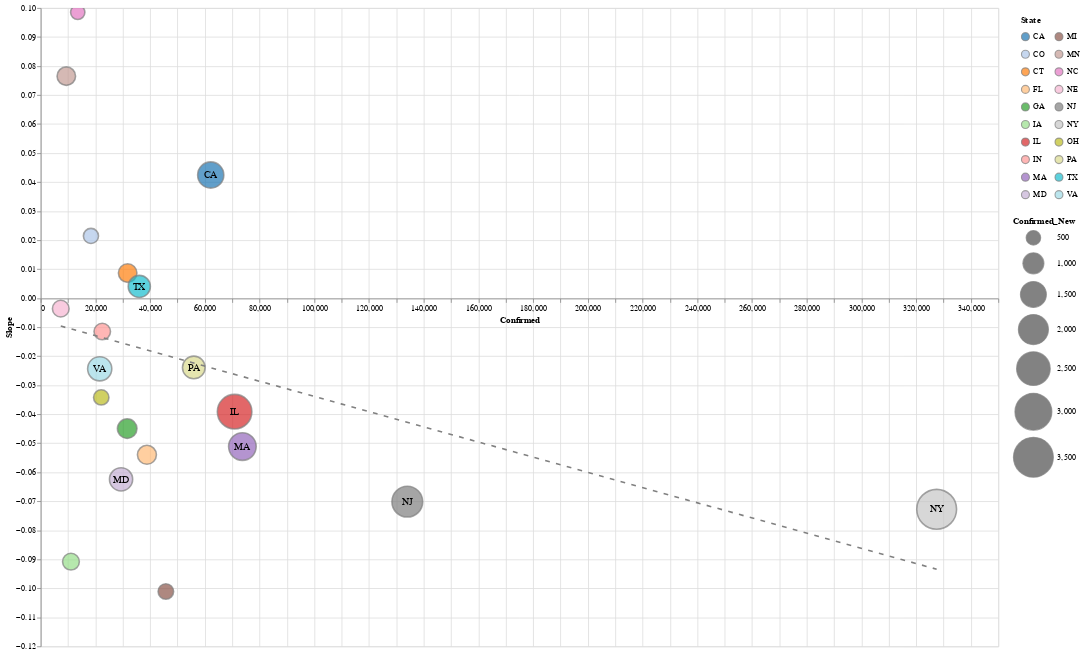

Notebook code cell kept with this figure:
### Code cell
data = state_data('US')
slope_chart(data, 'State').properties(
    width=1200,
    height=800
).interactive()

### Figure 1 — Vega-Lite specification as saved in the notebook (floating-point values rounded to 4 significant figures)
{"config": {"view": {"continuousWidth": 400, "continuousHeight": 300}}, "layer": [{"mark": {"type": "point", "filled": true, "stroke": "grey"}, "encoding": {"color": {"type": "nominal", "field": "State", "legend": {"clipHeight": 20, "columns": 2, "padding": 10}, "scale": {"scheme": "category20"}}, "size": {"type": "quantitative", "field": "Confirmed_New", "scale": {"domain": [250, 3500], "range": [150, 2500]}}, "tooltip": [{"type": "nominal", "field": "State"}, {"type": "quantitative", "field": "Confirmed"}, {"type": "quantitative", "field": "Slope"}, {"type": "quantitative", "field": "Confirmed_New"}], "x": {"type": "quantitative", "axis": {"offset": -436}, "field": "Confirmed", "scale": {"type": "linear"}}, "y": {"type": "quantitative", "field": "Slope"}}, "selection": {"selector668": {"type": "interval", "bind": "scales", "encodings": ["x", "y"]}}}, {"mark": "text", "encoding": {"color": {"value": "black"}, "size": {"value": 12}, "text": {"type": "nominal", "field": "State"}, "tooltip": [{"type": "nominal", "field": "State"}, {"type": "quantitative", "field": "Confirmed"}, {"type": "quantitative", "field": "Slope"}, {"type": "quantitative", "field": "Confirmed_New"}], "x": {"type": "quantitative", "axis": {"offset": -436}, "field": "Confirmed", "scale": {"type": "linear"}}, "y": {"type": "quantitative", "field": "Slope"}}, "transform": [{"filter": "(datum.Confirmed_New > 1000)"}]}, {"mark": {"type": "line", "strokeDash": [6, 8]}, "encoding": {"color": {"value": "grey"}, "size": {"value": 2}, "tooltip": [{"type": "nominal", "field": "State"}, {"type": "quantitative", "field": "Confirmed"}, {"type": "quantitative", "field": "Slope"}, {"type": "quantitative", "field": "Confirmed_New"}], "x": {"type": "quantitative", "axis": {"offset": -436}, "field": "Confirmed", "scale": {"type": "linear"}}, "y": {"type": "quantitative", "field": "Slope"}}, "transform": [{"on": "Confirmed", "regression": "Slope", "method": "poly", "order": 1}]}], "data": {"name": "data-2a9bfc93ce20cb8b1ff321c9a9475bc0"}, "height": 800, "width": 1200, "$schema": "https://vega.github.io/schema/vega-lite/v4.0.2.json", "datasets": {"data-2a9bfc93ce20cb8b1ff321c9a9475bc0": [{"State": "CA", "Date": "05-07-2020", "Confirmed": 62150.0, "Deaths": 2535.0, "Recovered": 0.0, "Confirmed_New": 1532.0, "Deaths_New": 71.0, "Recovered_New": 0.0, "Active": 59610.0, "Slope": 0.04244}, {"State": "CO", "Date": "05-07-2020", "Confirmed": 18370.0, "Deaths": 944.0, "Recovered": 0.0, "Confirmed_New": 538.0, "Deaths_New": 25.0, "Recovered_New": 0.0, "Active": 17430.0, "Slope": 0.02143}, {"State": "CT", "Date": "05-07-2020", "Confirmed": 31780.0, "Deaths": 2797.0, "Recovered": 0.0, "Confirmed_New": 789.0, "Deaths_New": 79.0, "Recovered_New": 0.0, "Active": 28990.0, "Slope": 0.008643}, {"State": "FL", "Date": "05-07-2020", "Confirmed": 38830.0, "Deaths": 1600.0, "Recovered": 0.0, "Confirmed_New": 826.0, "Deaths_New": 61.0, "Recovered_New": 0.0, "Active": 37230.0, "Slope": -0.05398}, {"State": "GA", "Date": "05-07-2020", "Confirmed": 31620.0, "Deaths": 1355.0, "Recovered": 0.0, "Confirmed_New": 875.0, "Deaths_New": 28.0, "Recovered_New": 0.0, "Active": 30260.0, "Slope": -0.04495}, {"State": "IA", "Date": "05-07-2020", "Confirmed": 11060.0, "Deaths": 231.0, "Recovered": 0.0, "Confirmed_New": 655.0, "Deaths_New": 12.0, "Recovered_New": 0.0, "Active": 10830.0, "Slope": -0.0908}, {"State": "IL", "Date": "05-07-2020", "Confirmed": 70870.0, "Deaths": 3111.0, "Recovered": 0.0, "Confirmed_New": 2639.0, "Deaths_New": 137.0, "Recovered_New": 0.0, "Active": 67760.0, "Slope": -0.03912}, {"State": "IN", "Date": "05-07-2020", "Confirmed": 22500.0, "Deaths": 1414.0, "Recovered": 0.0, "Confirmed_New": 633.0, "Deaths_New": 37.0, "Recovered_New": 0.0, "Active": 21090.0, "Slope": -0.0115}, {"State": "MA", "Date": "05-07-2020", "Confirmed": 73720.0, "Deaths": 4552.0, "Recovered": 0.0, "Confirmed_New": 1696.0, "Deaths_New": 132.0, "Recovered_New": 0.0, "Active": 69170.0, "Slope": -0.05115}, {"State": "MD", "Date": "05-07-2020", "Confirmed": 29370.0, "Deaths": 1503.0, "Recovered": 0.0, "Confirmed_New": 1211.0, "Deaths_New": 66.0, "Recovered_New": 0.0, "Active": 27870.0, "Slope": -0.06244}, {"State": "MI", "Date": "05-07-2020", "Confirmed": 45740.0, "Deaths": 4345.0, "Recovered": 0.0, "Confirmed_New": 566.0, "Deaths_New": 89.0, "Recovered_New": 0.0, "Active": 41400.0, "Slope": -0.1011}, {"State": "MN", "Date": "05-07-2020", "Confirmed": 9365.0, "Deaths": 508.0, "Recovered": 0.0, "Confirmed_New": 786.0, "Deaths_New": 23.0, "Recovered_New": 0.0, "Active": 8857.0, "Slope": 0.07651}, {"State": "NC", "Date": "05-07-2020", "Confirmed": 13540.0, "Deaths": 513.0, "Recovered": 0.0, "Confirmed_New": 487.0, "Deaths_New": 21.0, "Recovered_New": 0.0, "Active": 13030.0, "Slope": 0.09849}, {"State": "NE", "Date": "05-07-2020", "Confirmed": 7334.0, "Deaths": 91.0, "Recovered": 0.0, "Confirmed_New": 645.0, "Deaths_New": 13.0, "Recovered_New": 0.0, "Active": 7243.0, "Slope": -0.003608}, {"State": "NJ", "Date": "05-07-2020", "Confirmed": 134000.0, "Deaths": 8807.0, "Recovered": 0.0, "Confirmed_New": 2101.0, "Deaths_New": 258.0, "Recovered_New": 0.0, "Active": 125200.0, "Slope": -0.07013}, {"State": "NY", "Date": "05-07-2020", "Confirmed": 327500.0, "Deaths": 26140.0, "Recovered": 0.0, "Confirmed_New": 3491.0, "Deaths_New": 521.0, "Recovered_New": 0.0, "Active": 301300.0, "Slope": -0.07274}, {"State": "OH", "Date": "05-07-2020", "Confirmed": 22130.0, "Deaths": 1271.0, "Recovered": 0.0, "Confirmed_New": 555.0, "Deaths_New": 46.0, "Recovered_New": 0.0, "Active": 20860.0, "Slope": -0.03419}, {"State": "PA", "Date": "05-07-2020", "Confirmed": 55960.0, "Deaths": 3589.0, "Recovered": 0.0, "Confirmed_New": 1156.0, "Deaths_New": 244.0, "Recovered_New": 0.0, "Active": 52370.0, "Slope": -0.02388}, {"State": "TX", "Date": "05-07-2020", "Confirmed": 36040.0, "Deaths": 985.0, "Recovered": 0.0, "Confirmed_New": 1108.0, "Deaths_New": 31.0, "Recovered_New": 0.0, "Active": 35050.0, "Slope": 0.004043}, {"State": "VA", "Date": "05-07-2020", "Confirmed": 21570.0, "Deaths": 769.0, "Recovered": 0.0, "Confirmed_New": 1313.0, "Deaths_New": 56.0, "Recovered_New": 0.0, "Active": 20800.0, "Slope": -0.02434}]}}
